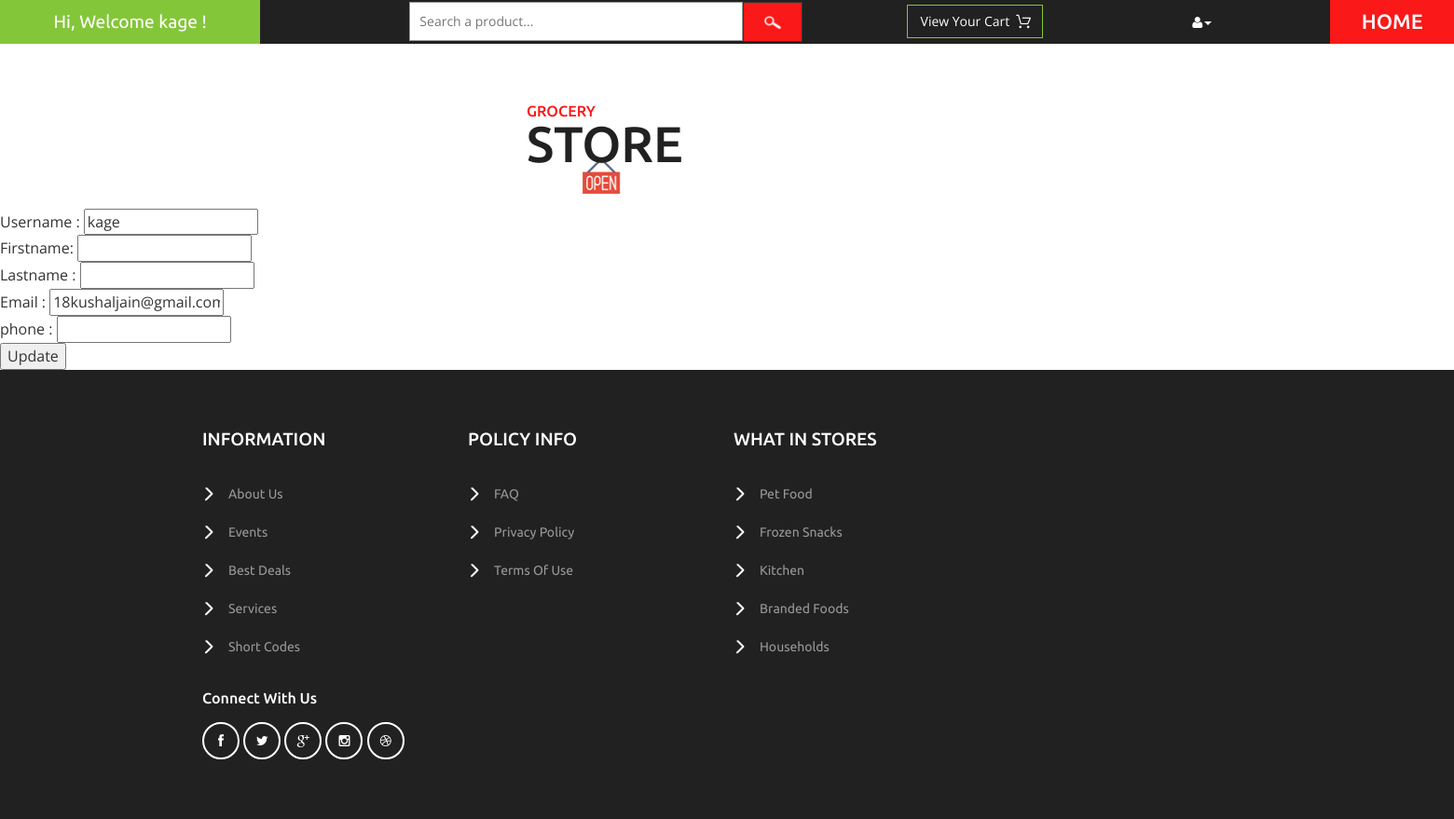
/customer/profile/ (signed in), run on an earlier commit of the app's database.
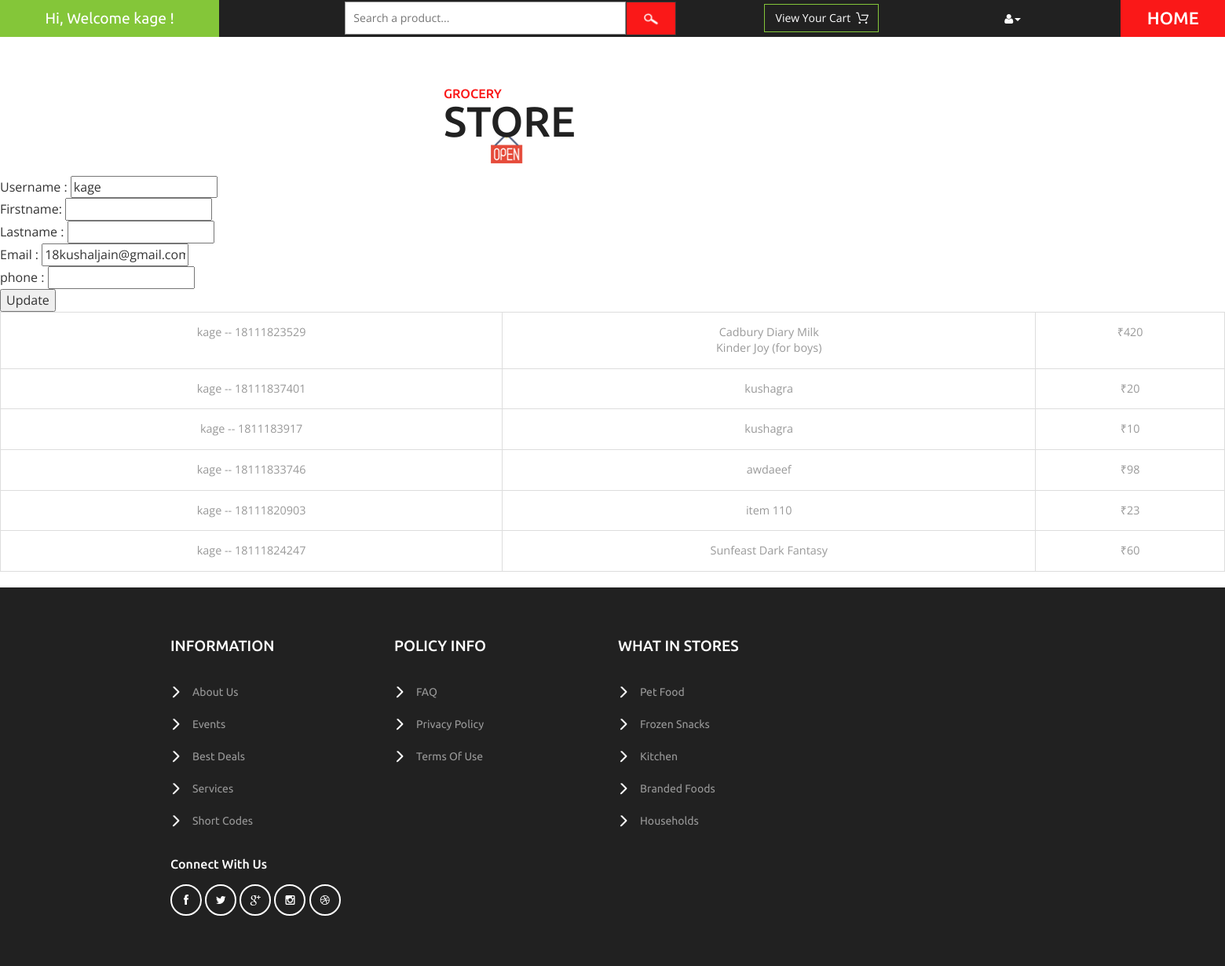
And on a later commit of the database.
### customer/models.py (models this page shows)
class CustomerProfile(models.Model):
    Customer = models.OneToOneField(User, on_delete=models.CASCADE, related_name='cus')
    prod = models.ManyToManyField(Product, blank=True)
    phone_number = models.IntegerField(null=True)
    def __str__(self):
        return self.Customer.username

### cart/models.py (models this page shows, shortened)
class Order(models.Model):
    owner = models.ForeignKey(CustomerProfile, on_delete=models.SET_NULL, null=True, related_name='o')
    ref_code = models.CharField(max_length=20)
    items = models.ManyToManyField(OrderItem)
    is_ordered = models.BooleanField(default=False)
    date_ordered = models.DateTimeField(null=True)
    def get_cart_total(self):
        return sum([item.product.cost*item.qty for item in self.items.all()])
    def __str__(self):
        return '{0} -- {1}'.format(self.owner, self.ref_code)

class OrderItem(models.Model):
    product = models.ForeignKey(Product, on_delete=models.SET_NULL, null=True)
    is_ordered = models.BooleanField(default=False)
    date_added = models.DateTimeField(auto_now_add=True)
    date_ordered = models.DateTimeField(null=True)
    qty = models.IntegerField(null=True,default=1)
    ref_code = models.CharField(max_length=20)
    def __str__(self):
        return self.product.prod_name

### vendor/models.py (models this page shows, shortened)
class Product(models.Model):
    category = models.ForeignKey(Category, on_delete=models.CASCADE)
    prod_name = models.CharField(max_length=150)
    ingredients = models.TextField(max_length=264, blank=True)
    stock = models.IntegerField(default=0)
    cost = models.IntegerField(default=0)
    brand = models.CharField(max_length=150, blank=True)
    prod_pic = models.FileField(upload_to='documents/', blank=True)
    created_at = models.DateTimeField(auto_now_add=True)
    updated_at = models.DateTimeField(auto_now=True)

### customer/views.py (the view, shortened to what this page needs)
# urls.py: path('profile/', views.profile, name='profile'),
def profile(request):
    a = request.user
    placed_order = get_user_order(request)
    context = {
        'ordre': placed_order
    }
    return render(request, 'customer/profile.html', context)

### customer/views.py (called while the page is built)
def get_user_order(request):
    user_profile = get_object_or_404(CustomerProfile, Customer=request.user)
    ord = Order.objects.filter(owner=user_profile, is_ordered=True)
    if ord.exists():
        return ord
    return 0

### customer/templates/customer/profile.html (shortened to what this page needs)
{% extends 'customer/base.html' %}
{% block content %}
    {% if user.is_authenticated %}
        <form method="post">
            Username : <input type="text" value="{{ user.username }}" name="username"><br>
            Firstname: <input type="text" value="{{ user.first_name }}" name="first_name"><br>
            Lastname : <input type="text" value="{{ user.last_name }}" name="last_name"><br>
            Email    : <input type="email" value="{{ user.email }}" name="email"><br>
            phone    : <input type="number" value="{{ user.cus.phone_number }}" name="phone"><br>
            <input type="submit" value="Update">
        </form>
        {% if ordre %}
            <table border="5" class="table table-hover table-bordered text-center">
            {% for o in ordre %}
                <tr>
                    <td>{{ o }}</td>
                    <td>
                        {% for item in o.items.all %}
                            {{ item }}<br>
                        {% endfor %}
                    </td>
                    <td>
                        ₹{{ o.get_cart_total }}
                    </td>
                </tr>
            {% endfor %}
            </table>
        {% endif %}
    {% endif %}
{% endblock %}

### customer/templates/customer/base.html (shortened to what this page needs)
{% load static %}
<!DOCTYPE html>
<html>
<head>
<link href="{% static 'customer/css/bootstrap.css' %}" rel="stylesheet" type="text/css" media="all" />
<link href="{% static 'customer/css/style.css' %}" rel="stylesheet" type="text/css" media="all" />
<link href="{% static 'customer/css/font-awesome.css' %}" rel="stylesheet" type="text/css" media="all" />
</head>
<body>
	<div class="header">
		<div class="offers">
            {% if user.is_authenticated %}
			<a>Hi, Welcome {{ user.username }} !</a>
            {% else %}
            <a>Hi, Welcome Today !</a>
            {% endif %}
		</div>
		<div class="search">
			<form action="{% url 'customer:search_results' %}">
				<input type="text" name="q" placeholder="Search a product..." onfocus="this.value = '';" onblur="if (this.value == '') {this.value = 'Search a product...';}" required="">
				<input type="submit" value=" " name="search_button">
			</form>
		</div>
		<div class="product_list_header">
			<form action="{% url 'cart:order_summary' %}" method="post" class="last">
                <fieldset>
                    {% if user.is_authenticated %}
                        <input type="submit" name="submit" value="View your cart" class="button" />
                    {% endif %}
                </fieldset>
            </form>
		</div>
		<div class="header_right">
			<ul>
				<li class="dropdown profile_details_drop">
					<a href="#" class="dropdown-toggle" data-toggle="dropdown"><i class="fa fa-user" aria-hidden="true"></i><span class="caret"></span></a>
				</li>
			</ul>
		</div>
		<div class="header_right1">
			<h2><a href="{% url 'customer:home' %}">HOME</a></h2>
		</div>
	</div>
	<div class="logo_products">
		<div class="container" style="margin-left: 550px;">
			<div class="logo_products_left">
				<h1><a><span>Grocery</span> Store</a></h1>
			</div>
			<div class="clearfix"> </div>
		</div>
	</div>
{% block content %}
{% endblock %}
	<div class="footer">
		<div class="container" style="margin-left: 187px;">
			<div class="col-md-3 footer_grid">
				<h3>information</h3>
				<ul class="footer_grid_list">
					<li><a href="#">About Us</a></li>
                    <li><a href="#">Events</a></li>
                    <li><a href="#">Best Deals</a></li>
					<li><a href="#">Services</a></li>
					<li><a href="#">Short Codes</a></li>
				</ul>
			</div>
			<div class="col-md-3 footer_grid">
				<h3>policy info</h3>
				<ul class="footer_grid_list">
					<li><a href="#">FAQ</a></li>
					<li><a href="#">privacy policy</a></li>
					<li><a href="#">terms of use</a></li>
				</ul>
			</div>
			<div class="col-md-3 footer_grid">
				<h3>what in stores</h3>
				<ul class="footer_grid_list">
					<li><a href="#">Pet Food</a></li>
					<li><a href="#">Frozen Snacks</a></li>
					<li><a href="#">Kitchen</a></li>
					<li><a href="#">Branded Foods</a></li>
					<li><a href="#">Households</a></li>
				</ul>
			</div>
			<div class="clearfix"> </div>
			<div class="footer_grids">
				<div class="col-md-3 footer_grid footer_grids_footer">
					<div class="footer_grid_bottom">
						<h5>connect with us</h5>
						<ul class="social_icons">
							<li><a href="#" class="facebook"><i class="fa fa-facebook" aria-hidden="true"></i></a></li>
							<li><a href="#" class="twitter"><i class="fa fa-twitter" aria-hidden="true"></i></a></li>
							<li><a href="#" class="google"><i class="fa fa-google-plus" aria-hidden="true"></i></a></li>
							<li><a href="#" class="instagram"><i class="fa fa-instagram" aria-hidden="true"></i></a></li>
							<li><a href="#" class="dribbble"><i class="fa fa-dribbble" aria-hidden="true"></i></a></li>
						</ul>
					</div>
				</div>
				<div class="clearfix"> </div>
			</div>
		</div>
	</div>
</body>
</html>

What changed in the data, as far as the page shows it:
added Order: owner+ref_code "kage -- 18111823529", get_cart_total "420"
added OrderItem: product.prod_name "Cadbury Diary Milk", shown under "kage -- 18111823529"
added OrderItem: product.prod_name "Kinder Joy (for boys)", shown under "kage -- 18111823529"
added Order: owner+ref_code "kage -- 18111837401", get_cart_total "20"
added OrderItem: product.prod_name "kushagra", shown under "kage -- 18111837401"
added Order: owner+ref_code "kage -- 1811183917", get_cart_total "10"
added OrderItem: product.prod_name "kushagra", shown under "kage -- 1811183917"
added Order: owner+ref_code "kage -- 18111833746", get_cart_total "98"
added OrderItem: product.prod_name "awdaeef", shown under "kage -- 18111833746"
added Order: owner+ref_code "kage -- 18111820903", get_cart_total "23"
added OrderItem: product.prod_name "item 110", shown under "kage -- 18111820903"
added Order: owner+ref_code "kage -- 18111824247", get_cart_total "60"
added OrderItem: product.prod_name "Sunfeast Dark Fantasy", shown under "kage -- 18111824247"
